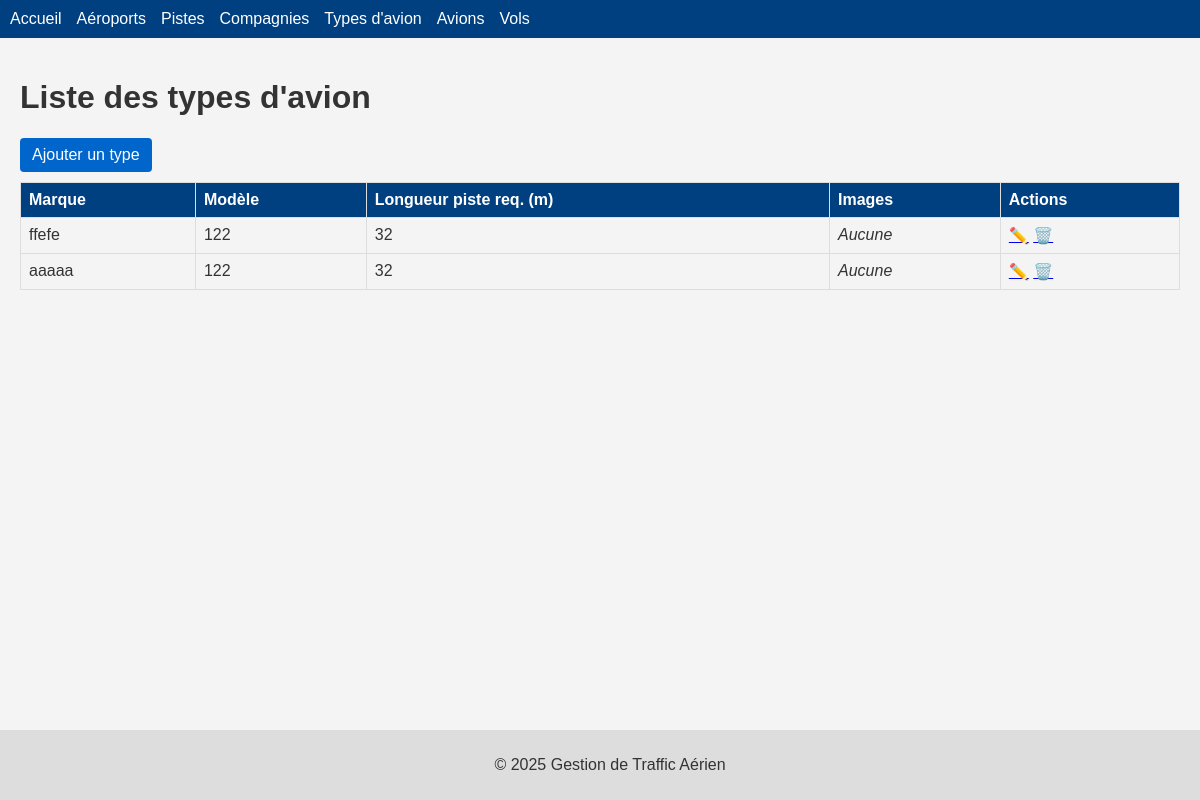
Before: /types/ with the older database file.
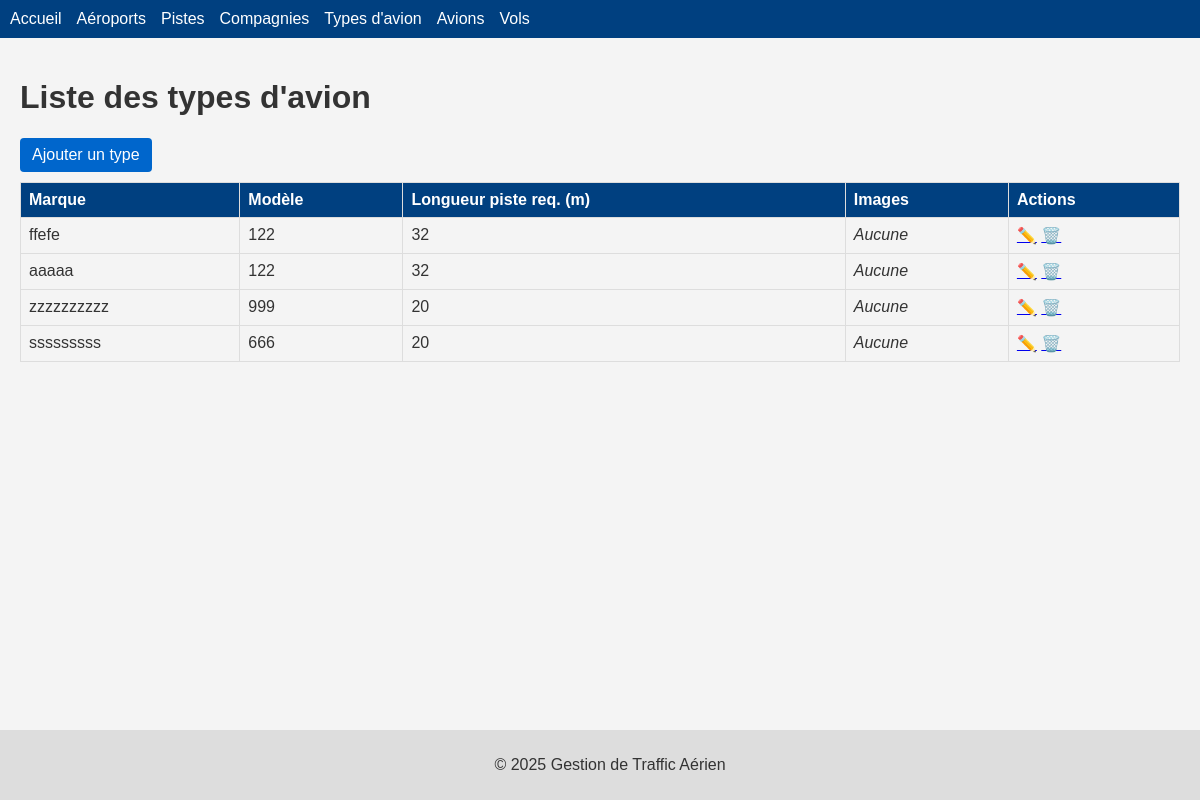
After: the same page with the newer database file.
### avion/models.py (models this page shows, shortened)
class Types(models.Model):
    marque = models.CharField(max_length=100, blank=False)
    modele = models.CharField(max_length=100, blank=False)
    description = models.CharField(max_length=100, blank=False)
    images = models.ImageField(upload_to='avions/', blank=True, null=True)
    longueur = models.IntegerField(blank = False)

### avion/views.py (the view)
# urls.py: path('types/', views.afficheTypes, name='afficheTypes'),
def afficheTypes(request):
    qs = models.Types.objects.all()
    return render(request, "avion/afficheTypes.html", {"object_list": qs})

### avion/templates/avion/afficheTypes.html (shortened to what this page needs)
{% extends 'base.html' %}
{% block content %}
<h1>Liste des types d'avion</h1>
<a class="btn" href="{% url 'avion:ajoutTypes' %}">Ajouter un type</a>
<table>
  <thead>
    <tr>
      <th>Marque</th>
      <th>Modèle</th>
      <th>Longueur piste req. (m)</th>
      <th>Images</th>
      <th>Actions</th>
    </tr>
  </thead>
  <tbody>
    {% for t in object_list %}
    <tr>
      <td>{{ t.marque }}</td>
      <td>{{ t.modele }}</td>
      <td>{{ t.longueur }}</td>
      <td>
        {% if type.images %}
          <img src="{{ type.images.url }}" alt="Avion" style="height: 50px;">
        {% else %}
          <em>Aucune</em>
        {% endif %}
      </td>
      <td>
        <a href="{% url 'avion:updateTypes' t.pk %}">✏️</a>
        <a href="{% url 'avion:deleteTypes' t.pk %}">🗑️</a>
      </td>
    </tr>
    {% empty %}
    <tr><td colspan="4">Aucun type.</td></tr>
    {% endfor %}
  </tbody>
</table>
{% endblock %}

Changed rows visible on the page:
added Types: marque "zzzzzzzzzz", modele "999", longueur "20"
added Types: marque "sssssssss", modele "666", longueur "20"
